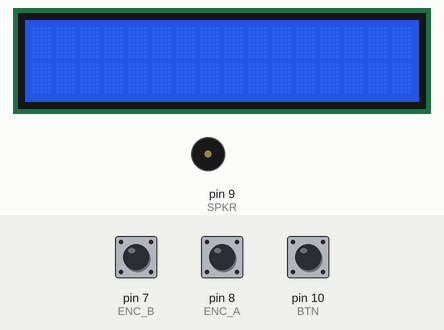
The sketch below on a simulated Arduino Uno, built with avr-gcc and run on an emulated ATmega328P. On the bench: 16×2 character LCD, buzzer (waves = sounding). The inputs (shaded band) are chosen by the test bench; at power-on: pin 10 (BTN) LOW, pin 7 (ENC_B) HIGH, pin 8 (ENC_A) HIGH. What the sketch prints to the serial monitor is not drawn.

Above: at 1.2 s.
1.3 s: pin 10 (BTN) pulled HIGH for 0.15 s
At 2.1 s:
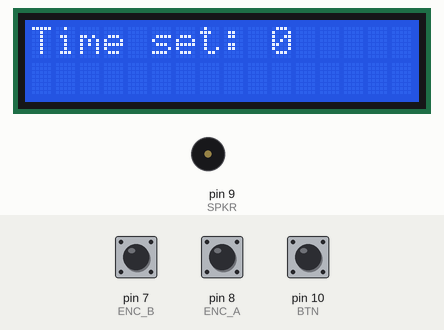
At 3.0 s:
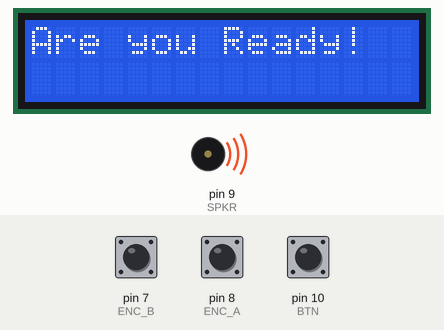
Timing chart, 0 to 10.4 s (numbered marks = the images above; inputs shaded):
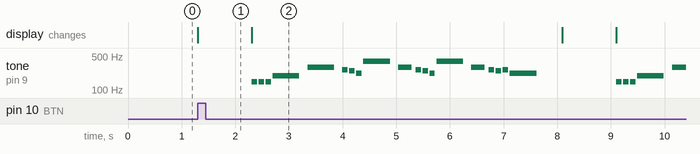

The sketch:

timer.ino
```cpp
#include <LiquidCrystal.h>
#include "pitches.h"

int melody[] = {
  NOTE_D3,NOTE_D3,NOTE_D3,NOTE_G3,NOTE_D4,NOTE_C4,NOTE_B3,NOTE_A3,NOTE_G4,NOTE_D4, \
  NOTE_C4,NOTE_B3,NOTE_A3,NOTE_G4,NOTE_D4,NOTE_C4,NOTE_B3,NOTE_C4,NOTE_A3,0};

int noteDurations[] = {
  10,10,10,2,2,10,10,10,2,4, \
  10,10,10,2,4,10,10,10,2,4};

const int rs = 12, en = 11, d4 = 5, d5 = 4, d6 = 3, d7 = 2;
LiquidCrystal lcd(rs, en, d4, d5, d6, d7);

#define ENC_A 8 //these need to be digital input pins
#define ENC_B 7

#define BTN 10
#define SPKR 9

// variables will change:
int buttonState = 0;         // variable for reading the pushbutton status
int prevState = 0;
bool clicked = false;

int timersToCount = 0;

void setup()
{
  /* Setup encoder pins as inputs */

  lcd.begin(16, 2);

  pinMode(BTN, INPUT);

  pinMode(ENC_A, INPUT_PULLUP);
  pinMode(ENC_B, INPUT_PULLUP);

  Serial.begin (9600);
  Serial.println("Start");

  lcd.clear();
}

void loop() {
  lcd.setCursor(0, 0);
  static unsigned int counter4x = 0;      //the SparkFun encoders jump by 4 states from detent to detent
  static unsigned int counter = 0;
  static unsigned int prevCounter = 0;
  int tmpdata;
  tmpdata = read_encoder();
  if(tmpdata && clicked == false) {
    counter4x += tmpdata;
    counter = counter4x/4;
    if (prevCounter != counter){
      Serial.print("Counter value: ");
      Serial.println(counter);
      lcd.print(counter);
    }
    prevCounter = counter;
  }

  buttonState = digitalRead(BTN);

  if (buttonState != prevState && clicked == false){
    if (buttonState == HIGH) {
      Serial.print("Click: ");
      Serial.println(buttonState);
      prevState = buttonState;
      clicked = true;

      // We need to add extra time because below we subtract current time in counter
      timersToCount = counter + ((millis() / 1000) + 1);

      lcd.print("Time set: ");
      lcd.print(counter);
    }
  }

  if (clicked) {
    delay(1000);
    lcd.clear();
    startCountDown();
  }
}

void startCountDown(){
  lcd.setCursor(0, 0);
  // print the number of seconds since reset:
  int secondsRemaining = timersToCount - (millis() / 1000);

  if (secondsRemaining > 0){
    lcd.print(secondsRemaining);
  } else {
    lcd.print("Are you Ready!");
    play();
  }

  if (secondsRemaining % 10 == 0){
    lcd.clear();
  }
}

void play(){
   for (int thisNote = 0; thisNote < 20; thisNote++) {

    // to calculate the note duration, take one second divided by the note type.
    //e.g. quarter note = 1000 / 4, eighth note = 1000/8, etc.
    int noteDuration = 1000 / noteDurations[thisNote];
    tone(SPKR, melody[thisNote], noteDuration);

    // to distinguish the notes, set a minimum time between them.
    // the note's duration + 30% seems to work well:
    int pauseBetweenNotes = noteDuration * 1.30;
    delay(pauseBetweenNotes);

    // stop the tone playing:
    noTone(SPKR);
  }
}

/* returns change in encoder state (-1,0,1) */
int read_encoder()
{
  static int enc_states[] = {
    0,-1,1,0,1,0,0,-1,-1,0,0,1,0,1,-1,0  };
  static byte ABab = 0;
  ABab *= 4;                   //shift the old values over 2 bits
  ABab = ABab%16;      //keeps only bits 0-3
  ABab += 2*digitalRead(ENC_A)+digitalRead(ENC_B); //adds enc_a and enc_b values to bits 1 and 0
  return ( enc_states[ABab]);
}
```

pitches.h
```cpp
/*************************************************
 * Public Constants
 *************************************************/

#define NOTE_B0  31
#define NOTE_C1  33
#define NOTE_CS1 35
#define NOTE_D1  37
#define NOTE_DS1 39
#define NOTE_E1  41
#define NOTE_F1  44
#define NOTE_FS1 46
#define NOTE_G1  49
#define NOTE_GS1 52
#define NOTE_A1  55
#define NOTE_AS1 58
#define NOTE_B1  62
#define NOTE_C2  65
#define NOTE_CS2 69
#define NOTE_D2  73
#define NOTE_DS2 78
#define NOTE_E2  82
#define NOTE_F2  87
#define NOTE_FS2 93
#define NOTE_G2  98
#define NOTE_GS2 104
#define NOTE_A2  110
#define NOTE_AS2 117
#define NOTE_B2  123
#define NOTE_C3  131
#define NOTE_CS3 139
#define NOTE_D3  147
#define NOTE_DS3 156
#define NOTE_E3  165
#define NOTE_F3  175
#define NOTE_FS3 185
#define NOTE_G3  196
#define NOTE_GS3 208
#define NOTE_A3  220
#define NOTE_AS3 233
#define NOTE_B3  247
#define NOTE_C4  262
#define NOTE_CS4 277
#define NOTE_D4  294
#define NOTE_DS4 311
#define NOTE_E4  330
#define NOTE_F4  349
#define NOTE_FS4 370
#define NOTE_G4  392
#define NOTE_GS4 415
#define NOTE_A4  440
#define NOTE_AS4 466
#define NOTE_B4  494
#define NOTE_C5  523
#define NOTE_CS5 554
#define NOTE_D5  587
#define NOTE_DS5 622
#define NOTE_E5  659
#define NOTE_F5  698
#define NOTE_FS5 740
#define NOTE_G5  784
#define NOTE_GS5 831
#define NOTE_A5  880
#define NOTE_AS5 932
#define NOTE_B5  988
#define NOTE_C6  1047
#define NOTE_CS6 1109
#define NOTE_D6  1175
#define NOTE_DS6 1245
#define NOTE_E6  1319
#define NOTE_F6  1397
#define NOTE_FS6 1480
#define NOTE_G6  1568
#define NOTE_GS6 1661
#define NOTE_A6  1760
#define NOTE_AS6 1865
#define NOTE_B6  1976
#define NOTE_C7  2093
#define NOTE_CS7 2217
#define NOTE_D7  2349
#define NOTE_DS7 2489
#define NOTE_E7  2637
#define NOTE_F7  2794
#define NOTE_FS7 2960
#define NOTE_G7  3136
#define NOTE_GS7 3322
#define NOTE_A7  3520
#define NOTE_AS7 3729
#define NOTE_B7  3951
#define NOTE_C8  4186
#define NOTE_CS8 4435
#define NOTE_D8  4699
#define NOTE_DS8 4978
```

Measured:
- after the input at 1.3 s, tone on pin 9 (SPKR): plays 147 Hz for 0.10 s, 147 Hz for 0.10 s, 147 Hz for 0.10 s, 196 Hz for 0.50 s, 294 Hz for 0.50 s, 262 Hz for 0.10 s … (24 notes in this stretch), starting after 1.0 s; the display: changes at once (image 1)
